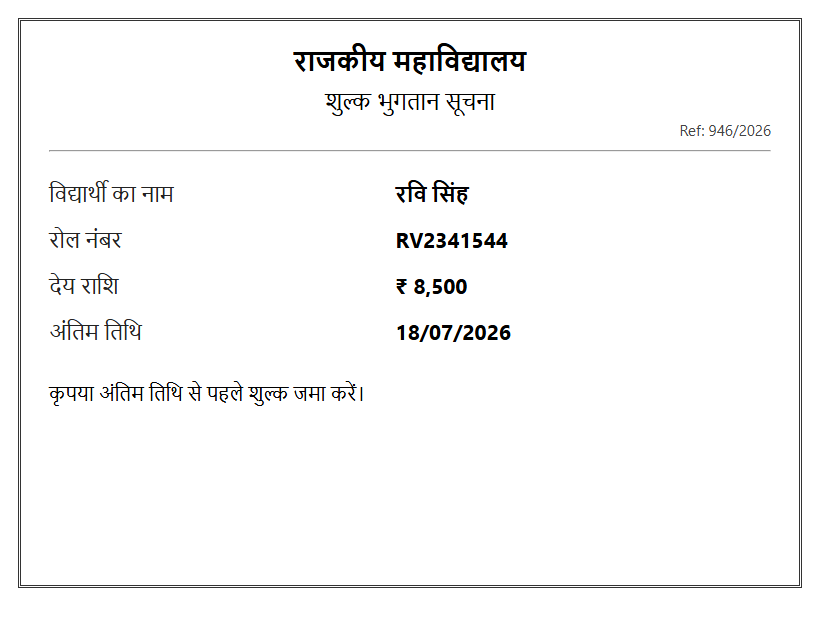
#> input picture testset/doc_02_hi_fee.png, 820 x 620 px; its folder holds 4 pictures in this run
$ python make_hard_testset.py
#> lines starting #> are read from the running program, lines starting #| are printed output that depends on the picture
"""Make a harder test set: 18 of the clean documents degraded to look like phone photos.

Each image is tilted, blurred, shrunk and re-enlarged (low resolution), unevenly lit, noisy
and saved as a low-quality JPEG. Ground truth is the same as the clean originals.
Three severity levels (mild / medium / harsh), six documents each.

Run:  python make_hard_testset.py
"""
import json
import os
import random

import numpy as np
from PIL import Image, ImageFilter

HERE = os.path.dirname(os.path.abspath(__file__))
SRC = os.path.join(HERE, "testset")
OUT = os.path.join(HERE, "testset_hard")

# (rotation deg, blur radius, resolution scale, noise sigma, JPEG quality, darkest lighting factor)
LEVELS = {
    "mild":   (2.0, 0.8, 0.70, 8, 45, 0.90),
    "medium": (4.0, 1.4, 0.50, 16, 30, 0.78),
    "harsh":  (6.0, 2.0, 0.38, 26, 20, 0.65),
}


def degrade(img, level, rng):
    rot, blur, scale, sigma, _, dark = LEVELS[level]
    w, h = img.size
    img = img.convert("RGB").rotate(rng.uniform(-rot, rot), expand=True, fillcolor=(205, 200, 190), resample=Image.BICUBIC)
    img = img.filter(ImageFilter.GaussianBlur(blur))
    small = img.resize((int(img.width * scale), int(img.height * scale)), Image.BILINEAR)
    img = small.resize((w, h), Image.BILINEAR)
    arr = np.asarray(img).astype(np.float32)
    # uneven lighting: a left-to-right shadow gradient
    shade = np.linspace(1.0, dark, w)[None, :, None]
    arr = arr * (shade if rng.random() < 0.5 else shade[:, ::-1])
    arr += np.random.default_rng(rng.randint(0, 10**6)).normal(0, sigma, arr.shape)
    return Image.fromarray(np.clip(arr, 0, 255).astype(np.uint8))


def main():
    os.makedirs(OUT, exist_ok=True)
    truth = json.load(open(os.path.join(SRC, "ground_truth.json"), encoding="utf-8"))
#> (reads testset/ground_truth.json from the repository)
    rng = random.Random(11)
    by_lang = {}
    for t in truth:
        by_lang.setdefault(t["lang"], []).append(t)
    # 6 docs per level: 2 per language (one fee notice, one admit card), different docs per level
    hard = []
    for li, level in enumerate(LEVELS):
        for lang, docs in by_lang.items():
            for tpl in ("fee", "exam"):
                pool = [d for d in docs if d["template"] == tpl]
                t = dict(pool[(li * 2 + 1) % len(pool)])
                name = t["file"].replace(".png", f"_{level}.jpg")
                img = degrade(Image.open(os.path.join(SRC, t["file"])), level, rng)
#> in degrade, `rot, blur, scale, sigma, _, dark = LEVELS[level]`: rot = 2; blur = 0.8; scale = 0.7; sigma = 8; dark = 0.9
#> in degrade, `img = img.convert("RGB").rotate(rng.uniform(-rot, rot), expand=True, f..`:
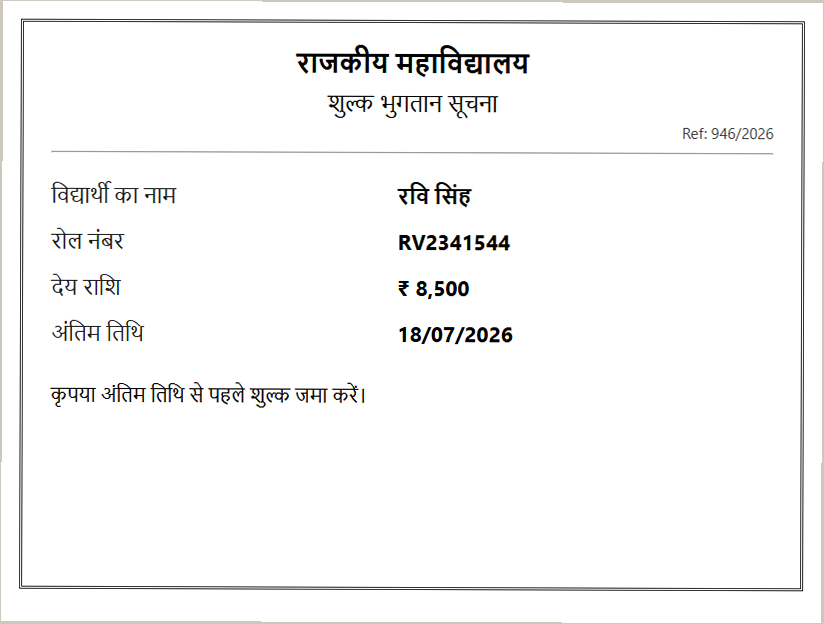
#> img: PIL image 824x624 RGB; mean R, G, B 247.4, 247.4, 247.2
#> in degrade, `small = img.resize((int(img.width * scale), int(img.height * scale)), ..`:
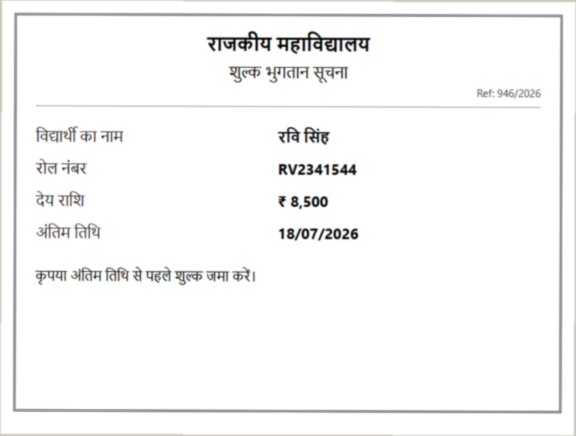
#> small: PIL image 576x436 RGB; mean R, G, B 247.4, 247.4, 247.2
#> in degrade, `arr = arr * (shade if rng.random() < 0.5 else shade[:, ::-1])`:
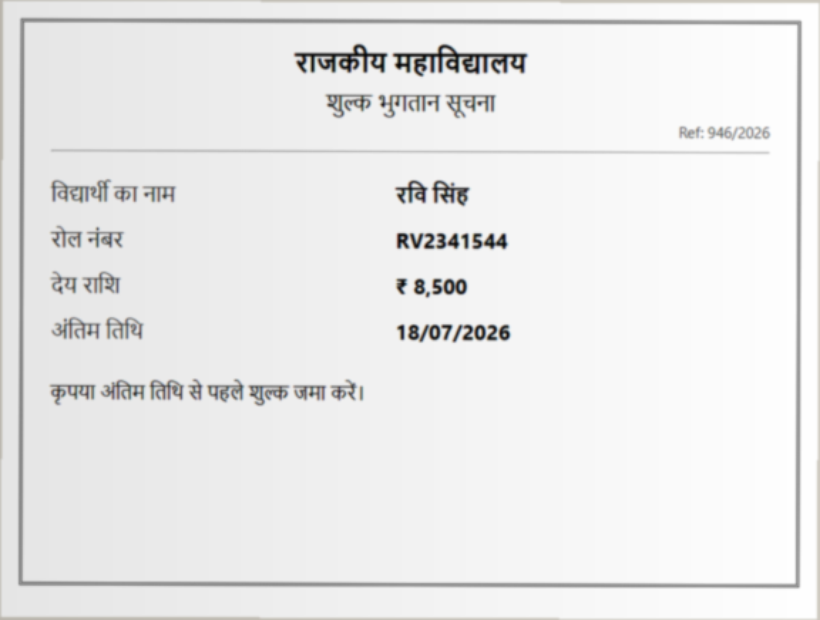
#> arr: shape (620, 820, 3) float64; mean R, G, B 235.1, 235, 234.9
#> in degrade, `arr += np.random.default_rng(rng.randint(0, 10**6)).normal(0, sigma, a..`:
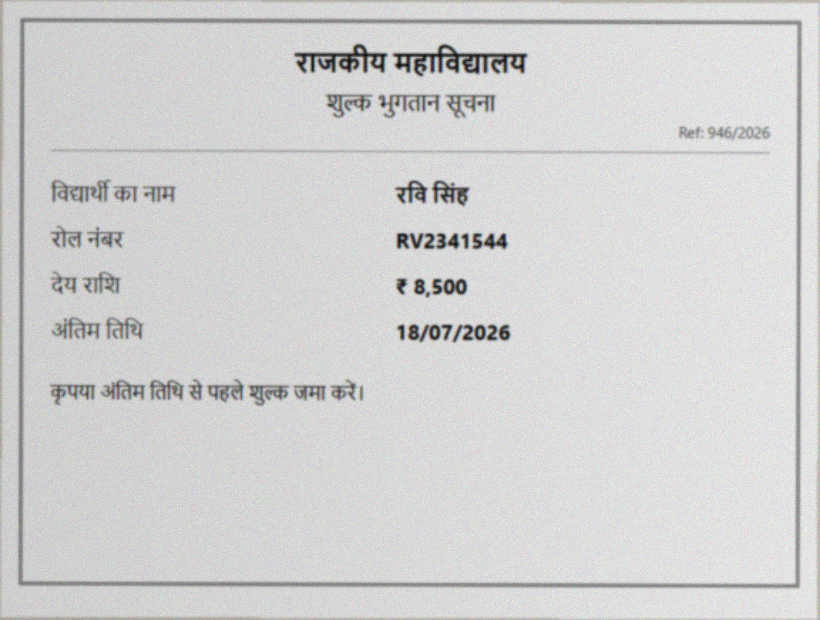
#> arr: shape (620, 820, 3) float64; mean R, G, B 235.1, 235, 234.9; drawn with min black and max white
                img.save(os.path.join(OUT, name), quality=LEVELS[level][4])
                t.update(file=name, level=level)
                hard.append(t)
                print("made", name)
    with open(os.path.join(OUT, "ground_truth.json"), "w", encoding="utf-8") as f:
        json.dump(hard, f, ensure_ascii=False, indent=1)
    print(f"{len(hard)} documents in {OUT}")


if __name__ == "__main__":
#> (the run stopped early here; a loop or call above may not have finished)
